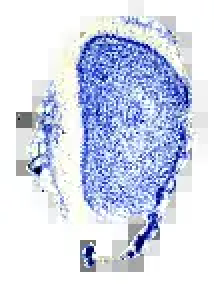
#> input picture spikes/s3/site/data/nissl/s003.webp, 107 x 142 px (shown 2 times larger)
$ python -i nissl.py   (imports and definitions only)
#> lines starting #> are read from the running program, lines starting #| are printed output that depends on the picture; after the words box and inside, x2 and y2 are one past the last pixel; in counts of white or black regions, pixels touching at a corner belong together
"""Spike S3, Sofía's review (2026-11-12): a real stain for the rat, in the 2D slice only.

There is no licensed 3D histology of the rat brain (results/tincion.md), but there are sections
registered to Waxholm one by one. The coronal Nissl (thionine) series of the Timm-Nissl atlas
(Blixhavn et al. 2023, EBRAINS, CC BY 4.0; animal H108c, a Wistar rat) has 146 sections, each
with its QuickNII anchoring (affine) and its VisuAlign markers (non-linear), and a Deep Zoom
image pyramid. For every section this module:

1. takes one pyramid level (about 900 px wide; the full TIFFs are GB), never the full image;
2. resamples it onto the viewer's coronal plane, flat skull, in mm from Bregma, at 39 µm: for
   each output point (x, z), the section plane gives the anchoring coordinates (exact 2 x 2
   solve), VisuAlign's piecewise-affine warp gives the image point, which is sampled;
3. keeps the thionine colour, stretches the contrast (one linear map for the three channels, so
   the hue stays) and makes the bare slide around the tissue transparent (finish);
4. writes it as a WebP, with its AP position and the AP range the (slightly oblique) section
   spans.

The viewer shows the section nearest to its coronal slice, says how far it is, and that it is
another rat. Pure numpy/scipy here; the network and the files are in build_assets.py.

QuickNII (Puchades et al. 2019): a point (x, y) of the registered image, in pixels of the
image size given in the series JSON, is at atlas voxel o + (x / W) u + (y / H) v, with
anchoring = o + u + v (WHS 39 µm grid, x left to right, y posterior to anterior, z inferior to
superior). VisuAlign markers are [x, y, nx, ny]: the atlas point at (x, y) belongs at (nx, ny)
of the image; the image corners, 10 % outside, stay where they are (as in PyNutil).
"""

from __future__ import annotations

import numpy as np
from coords import WHS_ORIGIN_VOXEL, WHS_VOXEL_MM, flat_skull_angle, whs_to_flat

PIXEL_MM = WHS_VOXEL_MM  # output pixel: one WHS voxel, 39 µm
BACKGROUND = 255  # the bare slide (white): outside the image too


# [55 lines left out: functions pyramid_level, corners_and_markers, warp, anchoring_to_flat, not called in this run]


def grey(img: np.ndarray) -> np.ndarray:
    """Luminance of an 8-bit RGB (or grey) image."""
    if img.ndim == 2:
        return img.astype(np.float32)
    return img[..., :3].astype(np.float32) @ np.array([0.299, 0.587, 0.114], dtype=np.float32)


# [71 lines left out: functions resample, crop, not called in this run]


SLIDE = 236  # luminance at or above which a pixel is bare slide (measured: tissue 150-230)


def finish(img: np.ndarray) -> np.ndarray:
    """RGBA for the viewer: tissue silhouette opaque, slide around it transparent; contrast
    stretched from the 1st percentile of the tissue to the slide level, the same linear map on
    every channel (a display change only: no pixel is invented, relative values are kept)."""
    from scipy import ndimage

    rgb = np.repeat(img[..., None], 3, axis=-1) if img.ndim == 2 else img[..., :3]
    lum = grey(rgb)
    tissue = ndimage.binary_fill_holes(ndimage.binary_closing(lum < SLIDE, iterations=2))
    tissue = ndimage.binary_opening(tissue, iterations=1)
    lo = float(np.percentile(lum[tissue], 1)) if tissue.any() else 0.0
    scale = 255.0 / max(SLIDE - lo, 1.0)
    out = np.clip((rgb.astype(np.float32) - lo) * scale, 0, 255).astype(np.uint8)
    alpha = np.where(tissue, 255, 0).astype(np.uint8)
    return np.dstack([out, alpha])

>>> import cv2
>>> picture = cv2.imread('site/data/nissl/s003.webp', cv2.IMREAD_GRAYSCALE)
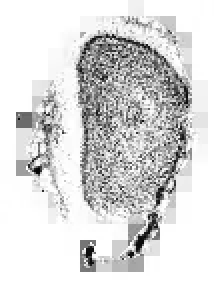
#> picture: shape (142, 107) (shown 2 times larger); min 1, max 255, mean 216
>>> result = finish(picture)
#> in finish, `tissue = ndimage.binary_fill_holes(ndimage.binary_closing(lum < SLIDE,..`:
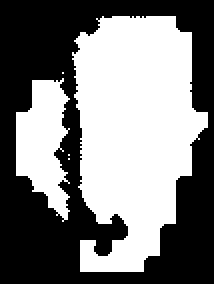
#> tissue: shape (142, 107) bool (shown 2 times larger); 48.9% white; 5 white regions (3 under 20 px), largest, box (x1, y1, x2, y2) and area: (36, 8, 104, 136) 6190, (8, 39, 35, 111) 1231
#> in finish, `tissue = ndimage.binary_opening(tissue, iterations=1)`:
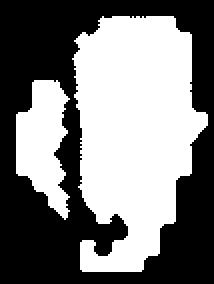
#> tissue: shape (142, 107) bool (shown 2 times larger); 48.6% white; 2 white regions, box (x1, y1, x2, y2) and area: (36, 8, 104, 136) 6172, (8, 40, 35, 110) 1210
#> in finish, `lo = float(np.percentile(lum[tissue], 1)) if tissue.any() else 0.0`: lo = 19
#> in finish, `scale = 255.0 / max(SLIDE - lo, 1.0)`: scale = 1.18

$ run again, on spikes/s3/site/data/nissl/s008.webp
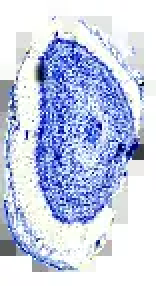
#> input picture spikes/s3/site/data/nissl/s008.webp, 78 x 143 px (shown 2 times larger)
#> `picture = cv2.imread('site/data/nissl/s003.webp', cv2.IMREAD_GRAYSCALE)`:
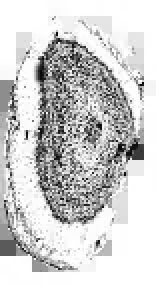
#> picture: shape (143, 78) (shown 2 times larger); min 4, max 255, mean 205.2
#> in finish, `tissue = ndimage.binary_opening(tissue, iterations=1)`:
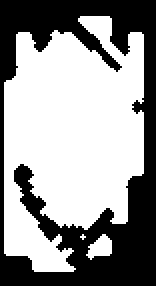
#> tissue: shape (143, 78) bool (shown 2 times larger); 59.1% white; 1 black region, box (x1, y1, x2, y2) and area: (0, 0, 78, 143) 4557
#> lo = 21
#> scale = 1.19

$ run again, on spikes/s3/site/data/nissl/s014.webp
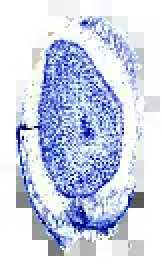
#> input picture spikes/s3/site/data/nissl/s014.webp, 81 x 133 px (shown 2 times larger)
#> in finish, `tissue = ndimage.binary_fill_holes(ndimage.binary_closing(lum < SLIDE,..`:
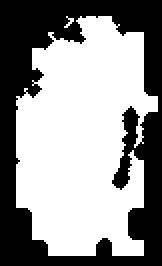
#> tissue: shape (133, 81) bool (shown 2 times larger); 57.7% white; 1 black region, box (x1, y1, x2, y2) and area: (0, 0, 81, 133) 4554
#> in finish, `tissue = ndimage.binary_opening(tissue, iterations=1)`:
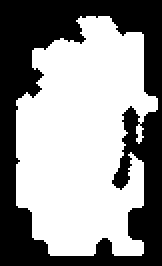
#> tissue: shape (133, 81) bool (shown 2 times larger); 57.2% white; 1 black region, box (x1, y1, x2, y2) and area: (0, 0, 81, 133) 4607
#> lo = 21.65
#> scale = 1.19
